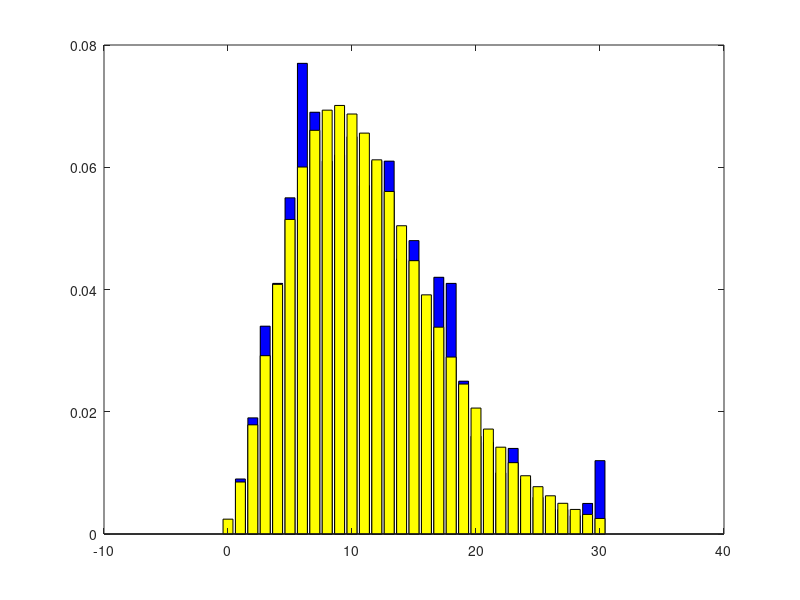

This chart was generated by the following MATLAB code:
clc
clear all

% d)
% Generate X~Nbin(n,p)  <=>  X ~ (0     1     2   3  ....  k  )
%                                (P(0) P(1) P(2) P(3) ... P(k))
%  Pascal (NBin) r.v. = sum of n Geometric r.v. 
%  to compare use:   0:k    nbin(0:k,n,p)   k also positive integer


p = 0.3;    % 0.3 probability of success

n = 5;
v = [];

for i = 1 : n
    u = rand;
    x = (u < p);
    c = 0;
    while x ~= 1
       u = rand;
       x = (u < p);
       c = c + 1;
    end
    x = c;
    v = [v, x];
end

Pascal = sum(v);




% Checking

N = 1000;
V = [];

for j = 1 : N
    v = [];

    for i = 1 : n
        u = rand;
        x = (u < p);
        c = 0;
        while x ~= 1
           u = rand;
           x = (u < p);
           c = c + 1;
        end
        X = c;
        v = [v, X];
    end
    Pascal = sum(v);
    V = [V, Pascal];
end

k = 30;
Frq_a = hist(V, 0 : k);
Frq_r = Frq_a / N;

bar(0 : k, Frq_r, 'b')
hold on
bar(0 : k, nbinpdf(0 : k, n, p), 'y')







